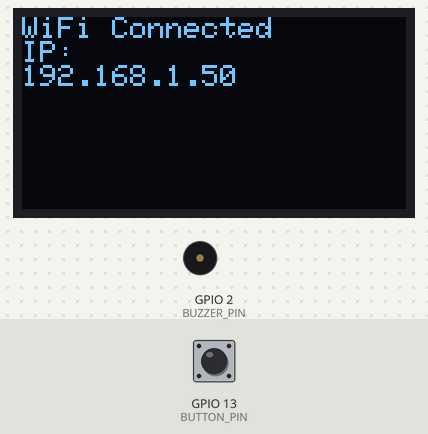
A sketch run on a simulated ESP32. On the bench: 128×64 one-colour display, buzzer (waves = sounding, pin HIGH). The test bench sets the inputs (shaded band); at power-on: GPIO 13 (BUTTON_PIN) HIGH. WiFi joins after 1.5 s; servers stay silent unless stated; what the sketch prints to the serial monitor is not drawn.

Above: at 4.4 s.
At 8.1 s:
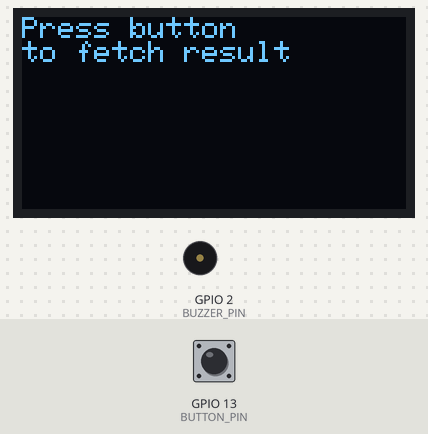
8.2 s: GPIO 13 (BUTTON_PIN) pulled LOW for 0.15 s
At 9.7 s:
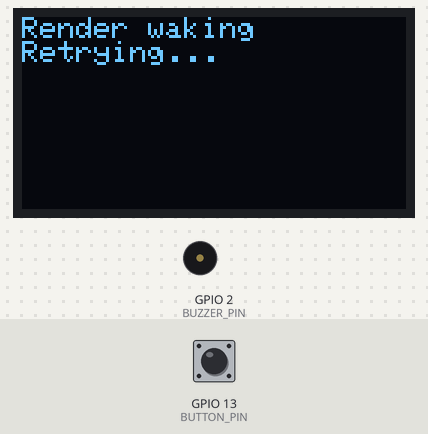
At 33.5 s:
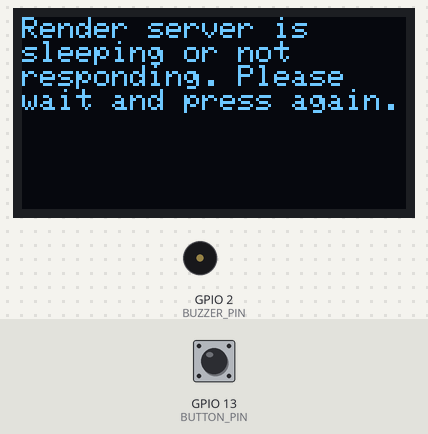
Timing chart, 0 to 35.0 s (numbered marks = the images above; inputs shaded):
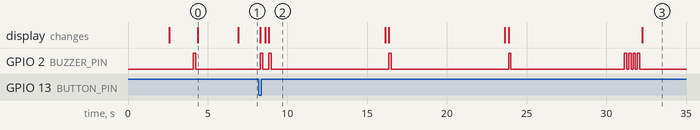

The sketch:

OLED_TNWATERSTRESS.ino
```cpp
#include <WiFi.h>
#include <HTTPClient.h>
#include <WiFiClientSecure.h>
#include <Wire.h>
#include <Adafruit_GFX.h>
#include <Adafruit_SSD1306.h>
#include <ArduinoJson.h>
#include <vector>

// =====================
// WIFI
// =====================
const char* ssid = "Your SSID";
const char* password = "Password";

const char* RENDER_URL = "https://gee-esp-dashboard.onrender.com/stress-compact";

// =====================
// OLED
// =====================
#define SCREEN_WIDTH 128
#define SCREEN_HEIGHT 64
#define OLED_SCL 14
#define OLED_SDA 15
#define OLED_RESET -1

Adafruit_SSD1306 display(SCREEN_WIDTH, SCREEN_HEIGHT, &Wire, OLED_RESET);

// =====================
// PINS
// =====================
#define BUTTON_PIN 13
#define BUZZER_PIN 2

// =====================
// DISPLAY
// =====================
void showMessage(String msg) {
  display.clearDisplay();
  display.setTextSize(1);
  display.setTextColor(SSD1306_WHITE);
  display.setCursor(0, 0);
  display.println(msg);
  display.display();
}

void beep(int times = 1) {
  for (int i = 0; i < times; i++) {
    digitalWrite(BUZZER_PIN, HIGH);
    delay(150);
    digitalWrite(BUZZER_PIN, LOW);
    delay(120);
  }
}

// =====================
// STARTUP LOGO
// =====================
void showStartupLogo() {
  display.clearDisplay();
  display.setTextColor(SSD1306_WHITE);

  display.fillCircle(64, 22, 13, SSD1306_WHITE);
  display.fillTriangle(51, 22, 77, 22, 64, 4, SSD1306_WHITE);
  display.fillCircle(59, 17, 3, SSD1306_BLACK);

  display.setTextSize(1);
  display.setCursor(22, 44);
  display.print("TN WATER STRESS");

  display.display();
}

// =====================
// SCROLL TEXT
// =====================
void scrollText(String text) {
  display.setTextSize(1);
  display.setTextColor(SSD1306_WHITE);

  int maxLineChars = 21;
  int lineHeight = 8;
  int visibleLines = 7;
  int scrollDelay = 1300;

  std::vector<String> lines;

  String word = "";
  String currentLine = "";

  for (int i = 0; i <= text.length(); i++) {
    char c = text.charAt(i);

    if (c == ' ' || c == '\n' || c == '\0') {
      if (word.length() > 0) {
        if (currentLine.length() + word.length() + 1 <= maxLineChars) {
          if (currentLine.length() > 0) currentLine += " ";
          currentLine += word;
        } else {
          if (currentLine.length() > 0) lines.push_back(currentLine);
          currentLine = word;
        }
        word = "";
      }

      if (c == '\n') {
        if (currentLine.length() > 0) {
          lines.push_back(currentLine);
          currentLine = "";
        } else {
          lines.push_back("");
        }
      }
    } else {
      word += c;
    }
  }

  if (currentLine.length() > 0) lines.push_back(currentLine);

  if (lines.size() <= visibleLines) {
    display.clearDisplay();
    for (int i = 0; i < lines.size(); i++) {
      display.setCursor(0, i * lineHeight);
      display.print(lines[i]);
    }
    display.display();
    delay(3000);
    return;
  }

  for (int i = 0; i <= lines.size() - visibleLines; i++) {
    display.clearDisplay();

    for (int j = 0; j < visibleLines; j++) {
      display.setCursor(0, j * lineHeight);
      display.print(lines[i + j]);
    }

    display.display();
    delay(scrollDelay);
  }
}

// =====================
// WIFI RECONNECT
// =====================
bool ensureWiFi() {
  if (WiFi.status() == WL_CONNECTED) return true;

  showMessage("WiFi lost\nReconnecting...");

  WiFi.disconnect();
  delay(500);
  WiFi.begin(ssid, password);

  unsigned long startTime = millis();

  while (WiFi.status() != WL_CONNECTED && millis() - startTime < 15000) {
    delay(500);
    Serial.print(".");
  }

  if (WiFi.status() == WL_CONNECTED) {
    showMessage("WiFi OK\nIP:\n" + WiFi.localIP().toString());
    delay(1200);
    return true;
  }

  return false;
}

// =====================
// FETCH FROM RENDER
// =====================
String fetchStressData() {
  if (!ensureWiFi()) {
    return "WIFI_ERROR";
  }

  int maxAttempts = 3;

  for (int attempt = 1; attempt <= maxAttempts; attempt++) {
    showMessage("Fetching Render\nAttempt " + String(attempt));

    WiFiClientSecure client;
    client.setInsecure();

    HTTPClient http;
    http.setReuse(false);
    http.setFollowRedirects(HTTPC_STRICT_FOLLOW_REDIRECTS);
    http.setTimeout(45000);

    bool beginOK = http.begin(client, RENDER_URL);

    if (!beginOK) {
      Serial.println("HTTP begin failed");
      http.end();
      delay(4000);
      continue;
    }

    int code = http.GET();

    Serial.print("HTTP code: ");
    Serial.println(code);

    if (code == HTTP_CODE_OK) {
      String payload = http.getString();
      http.end();

      Serial.println("Payload:");
      Serial.println(payload);

      if (payload.length() > 5) {
        return payload;
      }
    } else {
      Serial.print("HTTP error: ");
      Serial.println(http.errorToString(code));
    }

    http.end();

    showMessage("Render waking\nRetrying...");
    beep(1);
    delay(7000);
  }

  return "RENDER_SLEEP_OR_ERROR";
}

// =====================
// FORMAT JSON RESULT
// =====================
String formatStressResult(String json) {
  DynamicJsonDocument doc(4096);

  DeserializationError error = deserializeJson(doc, json);

  if (error) {
    Serial.print("JSON error: ");
    Serial.println(error.c_str());

    return "JSON parse failed\nRaw:\n" + json;
  }

  if (!doc.is<JsonArray>()) {
    return "Expected JSON array";
  }

  JsonArray arr = doc.as<JsonArray>();

  if (arr.size() == 0) {
    return "No district data\nreceived";
  }

  String output = "TN Moisture Stress\n\n";

  for (JsonObject item : arr) {
    String district = item["d"] | "Unknown";

    float highStress = 0.0;

    if (item["h"].is<float>() || item["h"].is<int>()) {
      highStress = item["h"].as<float>();
    } else if (item["h"].is<const char*>()) {
      highStress = String((const char*)item["h"]).toFloat();
    }

    output += district;
    output += "\nHigh Stress: ";
    output += String(highStress, 1);
    output += "%\n\n";
  }

  return output;
}

// =====================
// SETUP
// =====================
void setup() {
  Serial.begin(115200);

  pinMode(BUTTON_PIN, INPUT_PULLUP);
  pinMode(BUZZER_PIN, OUTPUT);
  digitalWrite(BUZZER_PIN, LOW);

  Wire.begin(OLED_SDA, OLED_SCL);

  if (!display.begin(SSD1306_SWITCHCAPVCC, 0x3C)) {
    Serial.println("OLED failed");
    while (true);
  }

  showStartupLogo();
  delay(2500);

  showMessage("Connecting WiFi...");
  WiFi.mode(WIFI_STA);
  WiFi.begin(ssid, password);

  unsigned long startTime = millis();

  while (WiFi.status() != WL_CONNECTED && millis() - startTime < 20000) {
    delay(500);
    Serial.print(".");
  }

  if (WiFi.status() == WL_CONNECTED) {
    beep(1);
    showMessage("WiFi Connected\nIP:\n" + WiFi.localIP().toString());
    delay(2500);
  } else {
    beep(4);
    showMessage("WiFi failed\nCheck details");
    delay(2500);
  }

  showMessage("Press button\nto fetch result");
}

// =====================
// LOOP
// =====================
void loop() {
  if (digitalRead(BUTTON_PIN) == LOW) {
    delay(80);

    if (digitalRead(BUTTON_PIN) == LOW) {
      showMessage("Fetching from\nRender...");
      beep(1);

      String json = fetchStressData();

      if (json == "WIFI_ERROR") {
        beep(4);
        scrollText("WiFi disconnected. Could not reconnect. Check router or signal.");
      }
      else if (json == "RENDER_SLEEP_OR_ERROR") {
        beep(4);
        scrollText("Render server is sleeping or not responding. Please wait and press again.");
      }
      else {
        showMessage("Result received");
        beep(3);

        String resultText = formatStressResult(json);
        scrollText(resultText);
      }

      showMessage("Press button\nto fetch again");

      while (digitalRead(BUTTON_PIN) == LOW) {
        delay(10);
      }

      delay(300);
    }
  }
}
```

Measured:
- after the input at 8.2 s, GPIO 2 (BUZZER_PIN): goes HIGH 0.15 s, LOW 0.37 s, 3 × (HIGH 0.15 s, LOW 7.4 s), 3 × (HIGH 0.15 s, LOW 0.12 s), HIGH 0.15 s, then LOW, starting after 0.11 s; the display: first differs from a run without the input after 0.11 s (image 2 shows a later state)
- what the display in image 0 shows lasts 2.5 s, from 4.4 s to 6.9 s
- what the display in image 2 shows lasts 7.3 s, from 8.8 s to 16.1 s
